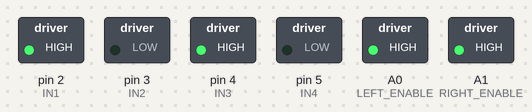
A sketch run on a simulated Arduino Uno, built with avr-gcc and run on an emulated ATmega328P. Parts: switched loads named in the sketch (green lamp = pin HIGH).

Above: at 0.1 s.
Timing chart, 0 to 1.6 s (numbered marks = the images above):
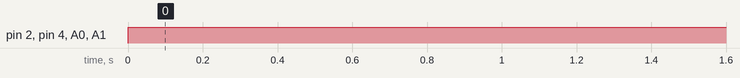

Measured:
- by itself, pin 2 (IN1), pin 4 (IN3), A0 (LEFT_ENABLE), A1 (RIGHT_ENABLE): LOW → HIGH at 0.00 s

The sketch:

Motor_Control.ino
```cpp
//---------------------- PWM PINS  ---------------------- A0 (ARDUINO) --> EN_A (MOTOR DRIVER)
//---------------------- PWM PINS  ---------------------- A1 (ARDUINO) --> EN_B (MOTOR DRIVER)

//--------------------------------------------- D2 (ARDUINO) --> IN-1 (MOTOR DRIVER) --> OUT1 OF MOTOR(+VE)
//--------------------------------------------- D3 (ARDUINO) --> IN-2 (MOTOR DRIVER) --> OUT2 OF MOTOR
//--------------------------------------------- D4 (ARDUINO) --> IN-3 (MOTOR DRIVER) --> OUT3 OF MOTOR(+VE)
//--------------------------------------------- D5 (ARDUINO) --> IN-4 (MOTOR DRIVER) --> OUT4 OF MOTOR


const int LEFT_ENABLE = A0; // ENABLE PINs DECLARATION
const int RIGHT_ENABLE = A1;

const int IN1 = 2; // CONTROL PINs DECLARATION
const int IN2 = 3;
const int IN3 = 4;
const int IN4 = 5;

const int MOTOR_SPEED = 150; // ROTATION SPEED

void Set_Speed(int SPEED)
{
  analogWrite(LEFT_ENABLE , SPEED);
  analogWrite(RIGHT_ENABLE , SPEED);
}

void moveForward()
{
  Set_Speed(MOTOR_SPEED);
  digitalWrite(IN1, HIGH);
  digitalWrite(IN2, LOW);
  digitalWrite(IN3, HIGH);
}

void moveBackward()
{
  Set_Speed(MOTOR_SPEED);
  digitalWrite(IN1, LOW);
  digitalWrite(IN2, HIGH);
  digitalWrite(IN3, LOW);
  digitalWrite(IN4, HIGH);
}

void arcRight()
{
  Set_Speed(MOTOR_SPEED);
  digitalWrite(IN1, HIGH);
  digitalWrite(IN2, LOW);
  digitalWrite(IN3, LOW);
  digitalWrite(IN4, LOW);
}

void arcLeft()
{
  Set_Speed(MOTOR_SPEED);
  digitalWrite(IN1, LOW);
  digitalWrite(IN2, LOW);
  digitalWrite(IN3, HIGH);
  digitalWrite(IN4, LOW);
}

void spotRight()
{
  Set_Speed(MOTOR_SPEED);
  digitalWrite(IN1, HIGH);
  digitalWrite(IN2, LOW);
  digitalWrite(IN3, LOW);
  digitalWrite(IN4, HIGH);
}

void spotLeft()
{
  Set_Speed(MOTOR_SPEED);
  digitalWrite(IN1, LOW);
  digitalWrite(IN2, HIGH);
  digitalWrite(IN3, HIGH);
  digitalWrite(IN4, LOW);
}

void Stop()
{
  Set_Speed(0);
  digitalWrite(IN1, LOW);
  digitalWrite(IN2, LOW);
  digitalWrite(IN3, LOW);
  digitalWrite(IN4, LOW);
}

void setup() {
  // pin declarations
  pinMode(IN1, OUTPUT);
  pinMode(IN2, OUTPUT);
  pinMode(IN3, OUTPUT);
  pinMode(IN4, OUTPUT);
  pinMode(LEFT_ENABLE, OUTPUT);
  pinMode(RIGHT_ENABLE, OUTPUT);
}

void loop()
{
  // here call each motor control functions
  moveForward();
}
```
